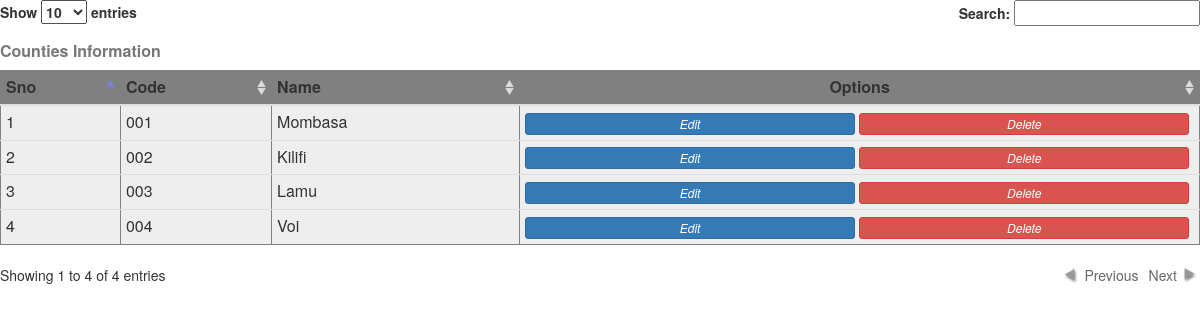
/admin/load_update_county.php, run on the app's committed database.
### tables this page shows
CREATE TABLE IF NOT EXISTS `county` (
  `Sno` int(255) NOT NULL AUTO_INCREMENT,
  `countycode` int(3) unsigned zerofill NOT NULL,
  `countyname` varchar(50) NOT NULL,
  PRIMARY KEY (`Sno`),
  UNIQUE KEY `countycode` (`countycode`,`countyname`),
  UNIQUE KEY `countycode_2` (`countycode`),
  UNIQUE KEY `countyname` (`countyname`)
);

### admin/load_update_county.php (the view, shortened to what this page needs)
<link rel="stylesheet" href="../bootstrap/css/bootstrap.min.css">
<link rel="stylesheet" type="text/css" href="../jquery/jquery-ui-1.12.1.custom/jquery-ui.min.css">
<link rel="stylesheet" type="text/css" href="../plugins/datatables/css/demo_page.css">
<link rel="stylesheet" type="text/css" href="../plugins/datatables/css/demo_table.css">
    <?php
 include '../db_config/connection.php';
  $select="SELECT * FROM county  ORDER BY countycode";
  $result=mysqli_query($conn,$select);
  if(mysqli_num_rows($result)>0){
    $output='';
    $output.='<table border="1" class=" table table-stripped table-condensed table-responsive" id="example">
    <caption><b>Counties Information</b></caption><thead><tr>
          <th>Sno</th>
          <th>Code</th>
          <th>Name</th>
            <th style="text-align:center;">Options</th>
    </tr></thead><tbody>';
      while($row=mysqli_fetch_array($result)){
      $output.='<tr style="background-color: #eee;"><td style="background-color:#eee;">'.$row['Sno'].'</td>
      <td>'.$row['countycode'].'</td>
      <td title="Edit enter and Click anywhere to save changes '.$row["countyname"].'" data-id1="'.$row["countycode"].'" data-id2="'.$row["countyname"].'" contenteditable class="countyname">'.$row['countyname'].'</td>
      <td colspan="3"><a title="Edit '.$row["countyname"].'" style="width:49.3%;min-width:100px;" class="btn btn-large btn-primary btn-xs editbtn optionspre" title="Click here to Edit  '.$row["countyname"].'" data-id1="'.$row["countycode"].'" data-id2="'.$row["countyname"].'" onclick="btnc('.$row["countycode"].');" ><i class="fa fa-edit">Edit</i></a>
        <a title="Delete '.$row["countyname"].'" style="width:49.3%;min-width:100px;" class="btn btn-large btn-danger btn-xs optionspre"><i class="fa fa-trash-o" >Delete</i></a></td>
      </tr>';
    }
    $output.='</tbody>
    </table>';
    echo $output;
  }
    ?>

### admin/load_update_county.php (style rules this page uses)
thead tr { background-color: grey; }

### data on the page
county: Sno "1", countycode "001", countyname "Mombasa"
county: Sno "2", countycode "002", countyname "Kilifi"
county: Sno "3", countycode "003", countyname "Lamu"
county: Sno "4", countycode "004", countyname "Voi"
